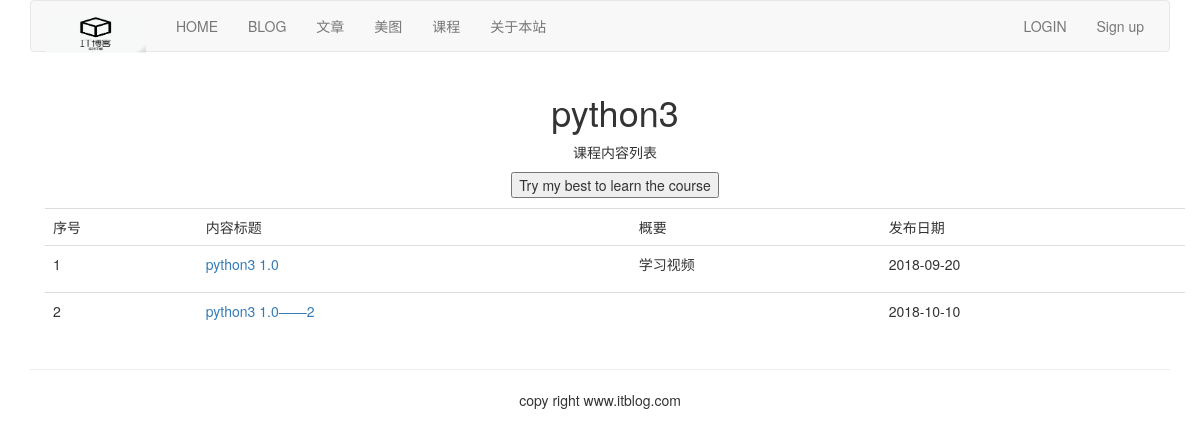
/course/lessons-list/8/, run on the app's committed database.
### course/models.py (models this page shows, shortened)
class Course(models.Model):
    user = models.ForeignKey(User, on_delete=models.CASCADE, related_name='courses_user')
    title = models.CharField(max_length=200)
    slug = models.SlugField(max_length=200, unique=True)
    overview = models.TextField()
    created = models.DateTimeField(auto_now_add=True)
    student = models.ManyToManyField(User, related_name="courses_joined", blank=True)
    class Meta:
        ordering = ('-created',)

class Lesson(models.Model):
    user = models.ForeignKey(User, on_delete=models.CASCADE, related_name='lesson_user')
    course = models.ForeignKey(Course, on_delete=models.CASCADE, related_name='lesson')
    title = models.CharField(max_length=200)
    video = models.FileField(upload_to=user_directory_path)    #①
    description = models.TextField(blank=True)
    attach = models.FileField(blank=True, upload_to=user_directory_path)    #②
    created = models.DateTimeField(auto_now_add=True)
    order = OrderField(blank=True, for_fields=['course'])
    class Meta:
        ordering = ['order']

### course/views.py (the view, shortened to what this page needs)
# urls.py: path('lessons-list/<int:course_id>/', StudentListLessonView.as_view(), name="lessons_list"),
class StudentListLessonView(ListLessonsView):    #①
    template_name = "course/slist_lessons.html"    #②

### course/views.py (called while the page is built)
    def get(self, request, course_id):    #④
        course = get_object_or_404(Course, id=course_id)    #⑤
        return self.render_to_response({'course':course})    #⑥

### templates/course/slist_lessons.html (shortened to what this page needs)
{% extends "base.html" %}
{% load staticfiles %}
{% block content %}
<div class="container">
  <div class='text-center'>
    <h1>{{ course.title }}</h1>
    <p>课程内容列表</p>
    <form action="." method="post" class="form-horizontal">{% csrf_token %}
      <input type="button" onclick="start_learn({{course.id}})" value="Try my best to learn the course">
    </form>
  </div>
  <table class="table table-hover" style="margin-top:10px">
    <tr>
      <td>序号</td>
      <td>内容标题</td>
      <td>概要</td>
      <td>发布日期</td>
    </tr>
    {% for lesson in course.lesson.all %}
    <tr id={{ forloop.counter }}>
      <td>{{ forloop.counter }}</td>
      <td><a href="{% url 'course:detail_lesson' lesson.id %}">{{ lesson.title }}</a></td>
      <td>{{ lesson.description | slice:'70'|linebreaks }}</td>
      <td>{{ lesson.created|date:"Y-m-d" }}</td>
    </tr>
    {% empty %}
    <p>还没有发布具体内容，请等待。</p>
    {% endfor %}
  </table>
</div>
{% endblock %}

### data on the page
Course: title "python3"
Lesson: title "python3 1.0", description "学习视频", created "2018-09-20"
Lesson: title "python3 1.0——2", created "2018-10-10"
